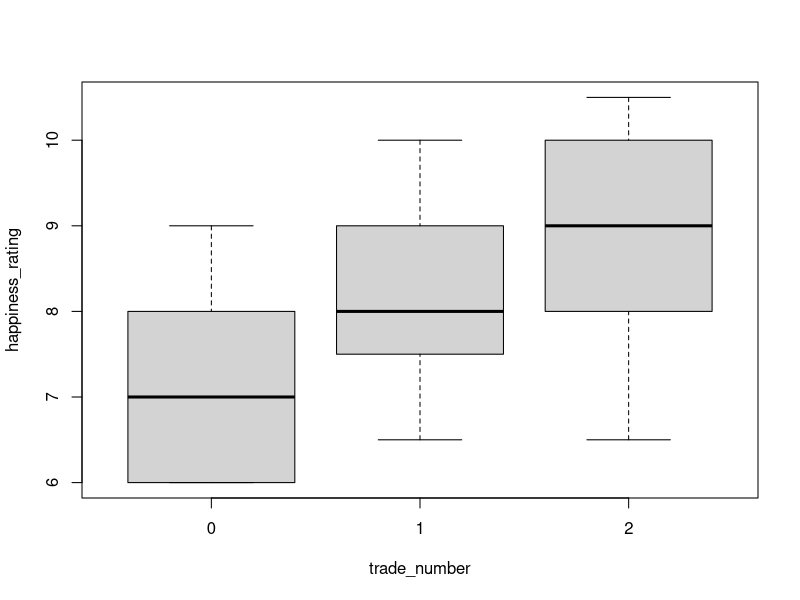

Here is the R script that generated this plot:
data <- read.csv("data/data.csv", header=TRUE, sep=",", as.is=TRUE)

dev.new()
png("results/fig2_distribution_of_happiness.png")
boxplot(happiness_rating ~ trade_number, data = data)
dev.off()

